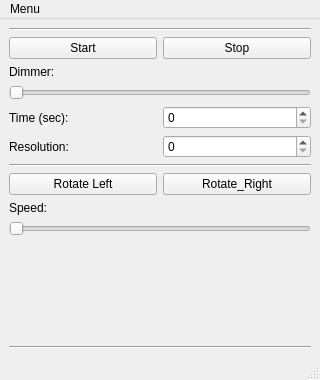
<?xml version="1.0" encoding="UTF-8"?>
<ui version="4.0">
 <class>MainWindow</class>
 <widget class="QMainWindow" name="MainWindow">
  <property name="geometry">
   <rect>
    <x>0</x>
    <y>0</y>
    <width>320</width>
    <height>380</height>
   </rect>
  </property>
  <property name="windowTitle">
   <string>MainWindow</string>
  </property>
  <widget class="QWidget" name="centralwidget">
   <layout class="QVBoxLayout" name="verticalLayout">
    <item>
     <widget class="Line" name="line_2">
      <property name="orientation">
       <enum>Qt::Orientation::Horizontal</enum>
      </property>
     </widget>
    </item>
    <item>
     <layout class="QHBoxLayout" name="horizontalLayout">
      <item>
       <widget class="QPushButton" name="btn_Start">
        <property name="text">
         <string>Start</string>
        </property>
       </widget>
      </item>
      <item>
       <widget class="QPushButton" name="btn_Stop">
        <property name="text">
         <string>Stop</string>
        </property>
       </widget>
      </item>
     </layout>
    </item>
    <item>
     <widget class="QLabel" name="lbl_Dimmer">
      <property name="text">
       <string>Dimmer:</string>
      </property>
     </widget>
    </item>
    <item>
     <widget class="QSlider" name="sld_Dimmer">
      <property name="orientation">
       <enum>Qt::Orientation::Horizontal</enum>
      </property>
     </widget>
    </item>
    <item>
     <layout class="QGridLayout" name="gridLayout">
      <item row="0" column="0">
       <widget class="QLabel" name="lbl_Time">
        <property name="text">
         <string>Time (sec):</string>
        </property>
       </widget>
      </item>
      <item row="1" column="0">
       <widget class="QLabel" name="lbl_Resolution">
        <property name="text">
         <string>Resolution:</string>
        </property>
       </widget>
      </item>
      <item row="0" column="1">
       <widget class="QSpinBox" name="spb_Time"/>
      </item>
      <item row="1" column="1">
       <widget class="QSpinBox" name="spb_Resolution"/>
      </item>
     </layout>
    </item>
    <item>
     <widget class="Line" name="line">
      <property name="orientation">
       <enum>Qt::Orientation::Horizontal</enum>
      </property>
     </widget>
    </item>
    <item>
     <layout class="QHBoxLayout" name="horizontalLayout_2">
      <item>
       <widget class="QPushButton" name="btn_Rotate_Left">
        <property name="text">
         <string>Rotate Left</string>
        </property>
       </widget>
      </item>
      <item>
       <widget class="QPushButton" name="btn_Rotate_Right">
        <property name="text">
         <string>Rotate_Right</string>
        </property>
       </widget>
      </item>
     </layout>
    </item>
    <item>
     <widget class="QLabel" name="lbl_Speed">
      <property name="text">
       <string>Speed:</string>
      </property>
     </widget>
    </item>
    <item>
     <widget class="QSlider" name="sld_Speed">
      <property name="orientation">
       <enum>Qt::Orientation::Horizontal</enum>
      </property>
     </widget>
    </item>
    <item>
     <spacer name="verticalSpacer">
      <property name="orientation">
       <enum>Qt::Orientation::Vertical</enum>
      </property>
      <property name="sizeHint" stdset="0">
       <size>
        <width>20</width>
        <height>40</height>
       </size>
      </property>
     </spacer>
    </item>
    <item>
     <widget class="Line" name="line_3">
      <property name="orientation">
       <enum>Qt::Orientation::Horizontal</enum>
      </property>
     </widget>
    </item>
   </layout>
  </widget>
  <widget class="QMenuBar" name="menubar">
   <property name="geometry">
    <rect>
     <x>0</x>
     <y>0</y>
     <width>320</width>
     <height>25</height>
    </rect>
   </property>
   <widget class="QMenu" name="menuMenu">
    <property name="title">
     <string>Menu</string>
    </property>
    <addaction name="actionSettings"/>
    <addaction name="actionInfo"/>
    <addaction name="actionExit"/>
   </widget>
   <addaction name="menuMenu"/>
  </widget>
  <widget class="QStatusBar" name="statusbar"/>
  <action name="actionSettings">
   <property name="text">
    <string>Settings</string>
   </property>
  </action>
  <action name="actionInfo">
   <property name="text">
    <string>Info</string>
   </property>
  </action>
  <action name="actionExit">
   <property name="text">
    <string>Exit</string>
   </property>
  </action>
 </widget>
 <resources/>
 <connections/>
</ui>
